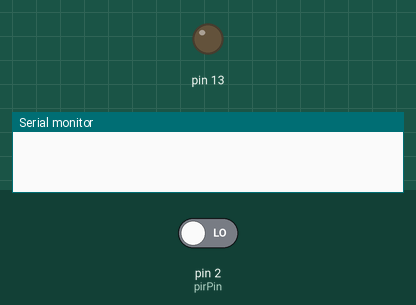
Bench run of a sketch on a simulated Arduino Uno, built with avr-gcc and run on an emulated ATmega328P. Shown: output pins drawn as LEDs (lit = HIGH), the last lines printed to the serial monitor. The test bench sets the inputs (shaded band); at power-on: pin 2 (pirPin) LOW.

Above: at 1.2 s.
1.3 s: pin 2 (pirPin) driven HIGH
At 2.6 s:
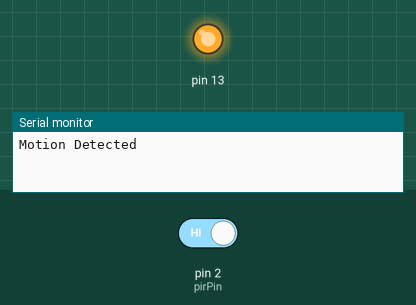
4.3 s: pin 2 (pirPin) driven LOW
At 5.7 s:
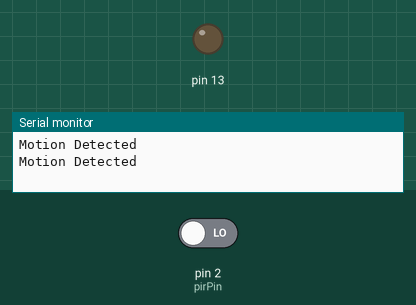
Timing chart, 0 to 7.3 s (numbered marks = the images above; inputs shaded):
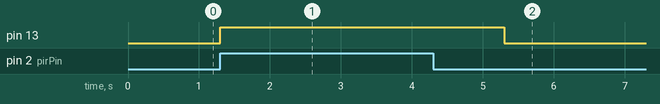

The sketch:

adjustablePIR.ino
```cpp
/*Very Easy Project to ensure that a PIR sensor works appropriately
The PIR sensor itself is a bit tricky, so it is nice to have some
simple code to check the functionality and get it working

The Sparkfun PIR is worth the extra cost!
https://www.sparkfun.com/products/13285

Other PIR sensors (10 for $10) have proven to have many defects

Dan Godrick
9.12.2016

*/


int pirPin = 2; //digital 2

void setup(){
 Serial.begin(9600);
 pinMode(pirPin, INPUT);
 pinMode(13,OUTPUT);
}


void loop(){
  int pirVal = digitalRead(pirPin);

  if(pirVal == HIGH){ //was motion detected
    Serial.println("Motion Detected");
    digitalWrite(13,HIGH);
    delay(2000);
  }
    digitalWrite(13,LOW);


}
```

Measured:
- after the input at 1.3 s, pin 13: LOW → HIGH at once
- after the input at 4.3 s, pin 13: HIGH → LOW after 1.0 s
